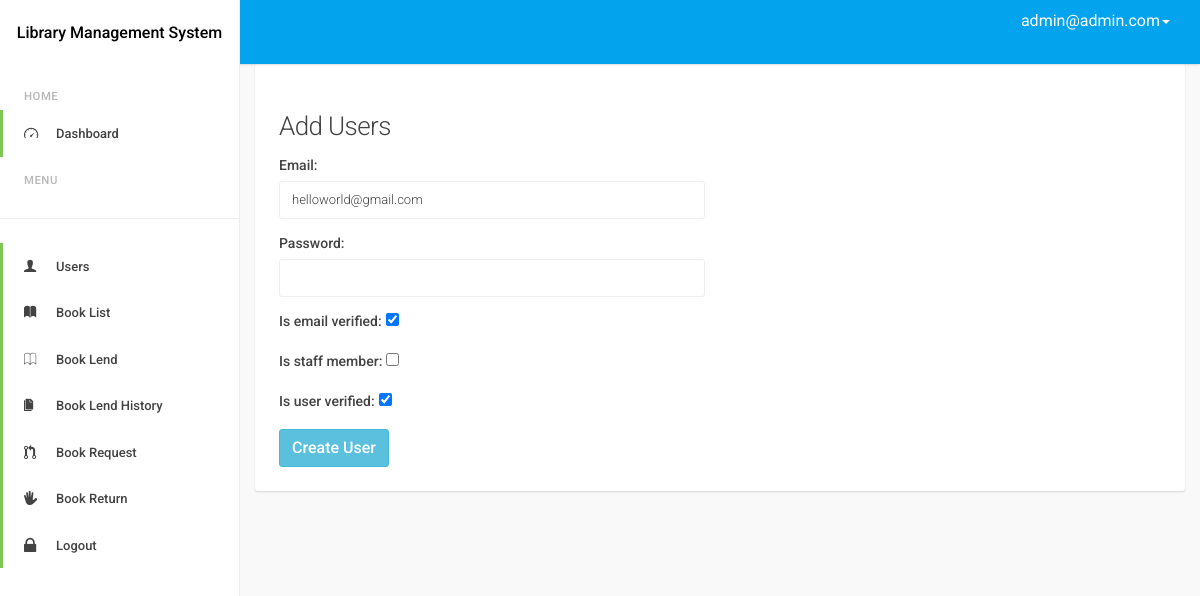
/admindash/update/user/25 (signed in), run on the app's committed database.
### accounts/models.py (models this page shows, shortened)
class MyUser(AbstractBaseUser):
    email = models.EmailField(
        verbose_name='email address',
        max_length=255,
        unique=True,
    )
    is_active = models.BooleanField(default=True)
    is_admin = models.BooleanField(default=False)
    is_staff_member = models.BooleanField(default=False)
    last_login = models.DateTimeField(blank=True, null=True, verbose_name="last login")
    is_email_verified = models.BooleanField(default=False)
    is_user_verified = models.BooleanField(default=False)
    objects = MyUserManager()
    USERNAME_FIELD = 'email'
    REQUIRED_FIELDS = []
    class Meta:
        verbose_name = 'User'
        verbose_name_plural = 'Users'
    def __str__(self):
        return self.email

### admin_dash/views.py (the view, shortened to what this page needs)
# urls.py: path('update/user/<str:pk>', views.UserUpdateView.as_view(), name='update_user'),
@method_decorator(is_admin(), name='dispatch')
class UserUpdateView(UpdateView):
    form_class = UsersForms
    model = MyUser
    template_name = 'admin_dash/user_create_update.html'
    success_message = 'User Created Successfully'

### admin_dash/forms.py (shortened to what this page needs)
class UsersForms(forms.ModelForm):
    def __init__(self, *args, **kwargs):
        super(UsersForms, self).__init__(*args, **kwargs)
        self.fields['is_email_verified'].initial = True
        self.fields['is_user_verified'].initial = True
    class Meta:
        model = MyUser
        fields = ['email', 'password', 'is_email_verified', 'is_staff_member', 'is_user_verified']
        labels = {'email': 'Email'}
        widgets = {
            'email': forms.EmailInput(attrs={'class': 'form-control'}),
            'password': forms.PasswordInput(attrs={'class': 'form-control'}),
        }

### decorator.py (called while the page is built)
def is_admin():
    def decorator(view_function):
        def wrap(request, *args, **kwargs):
            if request.user.is_authenticated:
                if request.user.is_admin:
                    return view_function(request, *args, **kwargs)
                else:
                    raise PermissionDenied
            else:
                return redirect('accounts:login')
        return wrap
    return decorator

### admin_dash/templates/admin_dash/user_create_update.html (shortened to what this page needs)
{% extends 'base.html' %}
{% load static %}
{% block body %}
        <div class="d-sm-flex  mb-4">
            <h1 class="h3 mb-0 text-gray-800">Add Users</h1>
        </div>
        <div class="row mb-3 ">
            <div class="col-xl-5 col-md-6 mb-4">
                <form method="post">
                    {{ form.as_p }}
                    <input type="submit" value="Create User" class="btn btn-info">
                </form>
            </div>
        </div>
{% endblock %}

### templates/base.html (shortened to what this page needs)
{% load static %}
<!DOCTYPE html>
<html lang="en">
<head>
    <link rel="stylesheet" href="{% static 'dashboard/assets/js/datatables/jquery.dataTables.min.css' %}"/>
    <link rel="stylesheet" id="css-font-awesome" href="{% static 'dashboard/assets/css/font-awesome.css' %}"/>
    <link rel="stylesheet" id="css-ionicons" href="{% static 'dashboard/assets/css/ionicons.css' %}"/>
    <link rel="stylesheet" id="css-bootstrap" href="{% static 'dashboard/assets/css/bootstrap.css' %}"/>
    <link rel="stylesheet" id="css-app" href="{% static 'dashboard/assets/css/app.css' %}"/>
</head>
<body id="page-top">
<body class="app-ui layout-has-drawer layout-has-fixed-header">
<div class="app-layout-canvas">
    <div class="app-layout-container">
        <aside class="app-layout-drawer">
            <div class="app-layout-drawer-scroll">
                <div id="logo" class="drawer-header">
                    <a href="/">
                        <h5 class="text-center" style="color: black;">Library Management System</h5>
                    </a>
                </div>
                <nav class="drawer-main">
                    <ul class="nav nav-drawer">
                        {% if request.user.is_admin %}
                            <li class="nav-item nav-drawer-header">Home</li>
                            <li class="nav-item active">
                                <a class="nav-link" href="{% url 'admin_dash:home' %}">
                                    <i class="ion-speedometer fa-4x"></i>
                                    <span>Dashboard</span></a>
                            </li>
                            <li class="nav-item nav-drawer-header">Menu</li>
                            <hr class="sidebar-divider">
                            <li class="nav-item active">
                                <a class="nav-link" href="{% url 'admin_dash:user_list_view' %}">
                                    <i class="ion-person fa-4x"></i>
                                    <span>Users</span></a>
                            </li>
                            <li class="nav-item active">
                                <a class="nav-link" href="{% url 'admin_dash:book_list' %}">
                                    <i class="ion-ios-book"></i>
                                    <span>Book List</span></a>
                            </li>
                            <li class="nav-item active">
                                <a class="nav-link" href="{% url 'admin_dash:student' %}">
                                    <i class="ion-ios-book-outline"></i>
                                    <span>Book Lend</span></a>
                            </li>
                            <li class="nav-item active">
                                <a class="nav-link" href="{% url 'admin_dash:book_history' %}">
                                    <i class="ion-ios-copy"></i>
                                    <span>Book Lend History</span></a>
                            </li>
                            <li class="nav-item active">
                                <a class="nav-link" href="{% url 'admin_dash:request_book_view' %}">
                                    <i class="ion-pull-request"></i>
                                    <span>Book Request</span></a>
                            </li>
                            <li class="nav-item active">
                                <a class="nav-link" href="{% url 'admin_dash:return_book' %}">
                                    <i class="ion-android-hand"></i>
                                    <span>Book Return</span></a>
                            </li>
                            <li class="nav-item active">
                                <a class="nav-link" href="{% url 'accounts:logout' %}">
                                    <i class="ion-locked"></i>
                                    <span>Logout</span></a>
                            </li>
                        {% endif %}
                    </ul>
                </nav>
            </div>
        </aside>
        <header class="app-layout-header">
            <nav class="navbar navbar-default">
                <div class="container-fluid">
                    <div class="collapse navbar-collapse" id="header-navbar-collapse">
                        <ul class="nav navbar-nav navbar-right navbar-toolbar">
                            <li class="dropdown dropdown-profile">
                                <a href="javascript:void(0)" data-toggle="dropdown">
                                    <span class="">{{ request.user }}<span class="caret"></span></span>
                                </a>
                            </li>
                        </ul>
                    </div>
                </div>
            </nav>
        </header>
        <main class="app-layout-content">
            <div class="container-fluid">
                <div class="card">
                    <div class="card-block">
                        {% block body %}
                        {% endblock %}
                    </div>
                </div>
            </div>
        </main>
    </div>
</div>
</body>
</html>

### static/dashboard/assets/css/app.css (style rules this page uses)
.app-layout-drawer { position: fixed; top: 0; bottom: 0; z-index: 5; display: block; width: 240px; border-right: 1px solid #eeeeee; font-weight: 500; background-color: #fff; visibility: hidden; -webkit-transform: translateX(-240px); transform: translateX(-240px); -webkit-transform-style: preserve-3d; transform-style: preserve-3d; -webkit-transition: 0.2s cubic-bezier(0.4, 0, 0.2, 1) 0.1s; transition: 0.2s cubic-bezier(0.4, 0, 0.2, 1) 0.1s; -webkit-transition-property: visibility, -webkit-transform; transition-property: visibility, -webkit-transform; transition-property: transform, visibility; transition-property: transform, visibility, -webkit-transform; }
.drawer-header { position: relative; overflow: hidden; width: 100%; height: 64px; line-height: 64px; line-height: 1; }
.drawer-header:before, .drawer-header:after { content: " "; display: table; }
.drawer-header:after { clear: both; }
.drawer-header a { display: block; height: auto; width: 100%; }
.drawer-main { margin-top: 24px; font-size: 13px; -webkit-transform: translateZ(0); transform: translateZ(0); }
.nav-drawer li a { padding-right: 24px; padding-left: 52.99999px; color: inherit; font-weight: 500; }
.nav-drawer > li > a { border-left: 3px solid transparent; padding-top: 14px; padding-bottom: 13px; }
.nav-drawer > .active > a { background-color: transparent; border-color: #7dc855; }
.nav-drawer > li > a > i { position: absolute; left: 21px; font-size: 1.25em; line-height: 1.25; }
.nav-drawer-header { padding: 15px 24px 5px; font-size: 87.5%; letter-spacing: .5px; text-transform: uppercase; opacity: .38; }
.nav-drawer-header:first-of-type { padding-top: 0; }
.app-layout-header { z-index: 4; background-color: #04a3ed; color: white; box-shadow: 0 1px 2px rgba(0, 0, 0, 0.14); }
.dropdown-profile a { padding-top: 8px !important; padding-bottom: 8px !important; }
.dropdown-profile a span { color: white; vertical-align: middle; }
.app-layout-content { height: 100%; width: 100%; }
@media screen and (min-width: 992px) { .layout-has-drawer .app-layout-header, .layout-has-drawer .app-layout-content, .layout-has-drawer .app-layout-footer { padding-left: 240px; } }
@media screen and (min-width: 992px) { .layout-has-drawer .app-layout-drawer { visibility: visible; -webkit-transform: translateX(0); transform: translateX(0); -webkit-transition: none; transition: none; } }
.layout-has-fixed-header .app-layout-header { position: fixed; top: 0; right: 0; left: 0; }
.layout-has-fixed-header .app-layout-content { padding-top: 64px; }
.card { margin-bottom: 24px; border-radius: 3px; box-shadow: 0 1px 2px rgba(0, 0, 0, 0.14); }
.card:not([class*="bg-"]) { background-color: #fff; }
.card-block { padding: 24px 24px; }
.card-block:first-child { border-top-right-radius: 3px; border-top-left-radius: 3px; }
.card-block > :first-child, .card-block > .row:first-child > [class*="col-"] > :first-child { margin-top: 0; }
.card-block > :last-child { margin-bottom: 0; }
.fa-4x { font-size: 4em; }

### data on the page
MyUser: user "admin@admin.com"
MyUser: email "helloworld@gmail.com", is_email_verified "☑", is_user_verified "☑"
